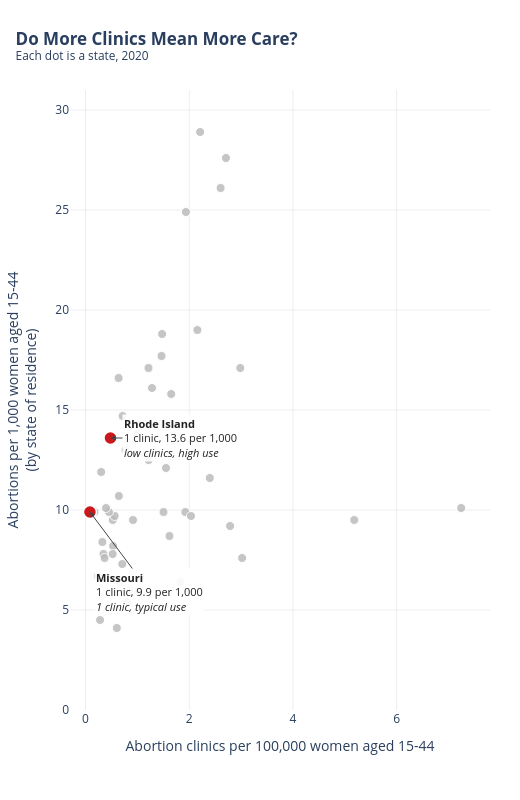

The cell this chart's notebook holds for it:
### Code cell
# VISUALIZATION 4
import pandas as pd
import plotly.graph_objects as go

FILE = "GuttmacherInstituteAbortionDataByState.xlsx"
CLINICS = "No. of abortion clinics, 2020"
N_ABORT = "No. of abortions, by state of residence, 2020"
RATE    = "No. of abortions per 1,000 women aged 15–44, by state of residence, 2020"

df = pd.read_excel(FILE, sheet_name="Guttmacher").rename(columns={"U.S. State": "state"})
for c in (CLINICS, N_ABORT, RATE):
    df[c] = pd.to_numeric(df[c], errors="coerce")
df = df.dropna(subset=[CLINICS, N_ABORT, RATE]).copy()

# The sheet has no population column, so back it out: abortions / (abortions per 1,000) = women 15-44
df["women"] = df[N_ABORT] / df[RATE] * 1000
df["cpk"] = df[CLINICS] / df["women"] * 100_000

HIGHLIGHT = {
    "Rhode Island": dict(ax=70, ay=0,  note="low clinics, high use"),
    "Missouri":     dict(ax=60, ay=80, note="1 clinic, typical use"),
}
hl = df[df["state"].isin(HIGHLIGHT)]
rest = df[~df["state"].isin(HIGHLIGHT)]

fig = go.Figure()

# All other states in gray
fig.add_trace(go.Scatter(
    x=rest["cpk"], y=rest[RATE], mode="markers",
    marker=dict(size=9, color="#bbbbbb", opacity=0.85, line=dict(color="white", width=1)),
    text=rest["state"],
    hovertemplate="<b>%{text}</b><br>%{x:.2f} clinics per 100k women<br>%{y} abortions per 1,000 women<extra></extra>",
    showlegend=False,
))

# Highlighted states in red
fig.add_trace(go.Scatter(
    x=hl["cpk"], y=hl[RATE], mode="markers",
    marker=dict(size=13, color="#cb181d", line=dict(color="white", width=1.5)),
    text=hl["state"],
    hovertemplate="<b>%{text}</b><br>%{x:.2f} clinics per 100k women<br>%{y} abortions per 1,000 women<extra></extra>",
    showlegend=False,
))

for _, r in hl.iterrows():
    off = HIGHLIGHT[r["state"]]
    fig.add_annotation(
        x=r["cpk"], y=r[RATE], xref="x", yref="y",
        text=f"<b>{r['state']}</b><br>{int(r[CLINICS])} clinic{'s' if r[CLINICS] != 1 else ''}, {r[RATE]} per 1,000<br><i>{off['note']}</i>",
        showarrow=True, arrowhead=2, arrowwidth=1, arrowcolor="#444444",
        ax=off["ax"], ay=off["ay"], font=dict(size=11, color="#222222"),
        bgcolor="rgba(255,255,255,0.9)", align="left",
    )

fig.update_layout(
    title=dict(
        text="<b>Do More Clinics Mean More Care?</b>"
             "<br><sup>Each dot is a state, 2020</sup>",
        x=0.03, xanchor="left",
    ),
    xaxis=dict(title="Abortion clinics per 100,000 women aged 15-44",
               showgrid=True, gridcolor="#eeeeee", zeroline=False, range=[-0.3, 7.8]),
    yaxis=dict(title="Abortions per 1,000 women aged 15-44<br>(by state of residence)",
               showgrid=True, gridcolor="#eeeeee", zeroline=False, range=[0, 31]),
    plot_bgcolor="white",
    margin=dict(l=70, r=30, t=90, b=90),
    width=520, height=800,   # tall and narrow
)

fig.show()

### Figure 1 — Plotly figure (JSON) as saved in the notebook; plotly's stock layout.template omitted (floating-point values rounded to 4 significant figures)
{"data": [{"hovertemplate": "<b>%{text}</b><br>%{x:.2f} clinics per 100k women<br>%{y} abortions per 1,000 women<extra></extra>", "marker": {"color": "#bbbbbb", "line": {"color": "white", "width": 1}, "opacity": 0.85, "size": 9}, "mode": "markers", "showlegend": false, "text": ["Alabama", "Alaska", "Arizona", "Arkansas", "California", "Colorado", "Connecticut", "Delaware", "District of Columbia", "Florida", "Georgia", "Hawaii", "Idaho", "Illinois", "Indiana", "Iowa", "Kansas", "Kentucky", "Louisiana", "Maine", "Maryland", "Massachusetts", "Michigan", "Minnesota", "Mississippi", "Montana", "Nebraska", "Nevada", "New Hampshire", "New Jersey", "New Mexico", "New York", "North Carolina", "North Dakota", "Ohio", "Oklahoma", "Oregon", "Pennsylvania", "South Carolina", "South Dakota", "Tennessee", "Texas", "Utah", "Vermont", "Virginia", "Washington", "West Virginia", "Wisconsin", "Wyoming"], "type": "scatter", "x": [0.5243, 2.788, 0.5615, 0.3459, 2.157, 1.925, 2.984, 1.652, 2.605, 1.477, 0.6372, 1.551, 0.8451, 1.214, 0.531, 1.009, 0.7087, 0.2355, 0.3247, 7.245, 1.935, 1.217, 1.282, 0.9152, 0.1719, 3.02, 0.802, 1.466, 1.619, 2.21, 1.504, 2.708, 0.7695, 0.6667, 0.4516, 0.6423, 2.033, 0.715, 0.3018, 0.6029, 0.5225, 0.3941, 0.2795, 5.182, 1.003, 2.396, 0.3202, 0.3667, 1.829], "y": [9.5, 9.2, 9.7, 7.8, 19.0, 9.9, 17.1, 15.8, 26.1, 18.8, 16.6, 12.1, 6.0, 17.1, 8.2, 5.9, 7.3, 6.7, 8.4, 10.1, 24.9, 12.5, 16.1, 9.5, 9.9, 7.6, 5.4, 17.7, 8.7, 28.9, 9.9, 27.6, 13.0, 6.4, 9.9, 10.7, 9.7, 14.7, 11.9, 4.1, 7.8, 10.1, 4.5, 9.5, 13.8, 11.6, 5.7, 7.6, 6.4]}, {"hovertemplate": "<b>%{text}</b><br>%{x:.2f} clinics per 100k women<br>%{y} abortions per 1,000 women<extra></extra>", "marker": {"color": "#cb181d", "line": {"color": "white", "width": 1.5}, "size": 13}, "mode": "markers", "showlegend": false, "text": ["Missouri", "Rhode Island"], "type": "scatter", "x": [0.08454, 0.4806], "y": [9.9, 13.6]}], "layout": {"annotations": [{"align": "left", "arrowcolor": "#444444", "arrowhead": 2, "arrowwidth": 1, "ax": 60, "ay": 80, "bgcolor": "rgba(255,255,255,0.9)", "font": {"color": "#222222", "size": 11}, "showarrow": true, "text": "<b>Missouri</b><br>1 clinic, 9.9 per 1,000<br><i>1 clinic, typical use</i>", "x": 0.08454, "xref": "x", "y": 9.9, "yref": "y"}, {"align": "left", "arrowcolor": "#444444", "arrowhead": 2, "arrowwidth": 1, "ax": 70, "ay": 0, "bgcolor": "rgba(255,255,255,0.9)", "font": {"color": "#222222", "size": 11}, "showarrow": true, "text": "<b>Rhode Island</b><br>1 clinic, 13.6 per 1,000<br><i>low clinics, high use</i>", "x": 0.4806, "xref": "x", "y": 13.6, "yref": "y"}], "height": 800, "margin": {"b": 90, "l": 70, "r": 30, "t": 90}, "plot_bgcolor": "white", "title": {"text": "<b>Do More Clinics Mean More Care?</b><br><sup>Each dot is a state, 2020</sup>", "x": 0.03, "xanchor": "left"}, "width": 520, "xaxis": {"gridcolor": "#eeeeee", "range": [-0.3, 7.8], "showgrid": true, "title": {"text": "Abortion clinics per 100,000 women aged 15-44"}, "zeroline": false}, "yaxis": {"gridcolor": "#eeeeee", "range": [0, 31], "showgrid": true, "title": {"text": "Abortions per 1,000 women aged 15-44<br>(by state of residence)"}, "zeroline": false}}}
